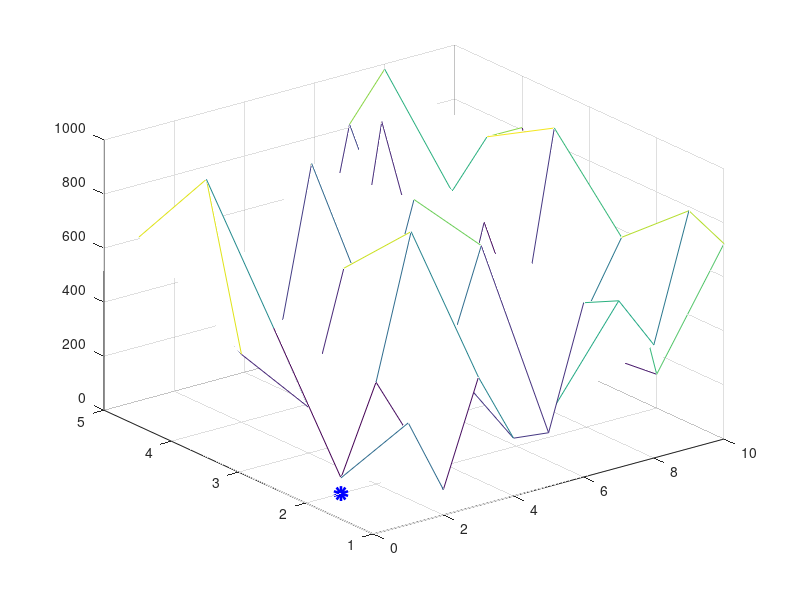

Here is the MATLAB script that generated this plot:
clear; clf;

nx = 10;
ny = 5;

B = randi([1 1000], nx, ny)
mesh(B'); hold on
s = 1000;

for i = 1 : nx
    for j = 1 : ny
        if B(i,j) < s
            s = B(i,j);
            min_i = i;
            min_j = j;
        end
    end
end

[s min_i min_j]

plot(min_i, min_j, 'bo', 'linewidth', 5)
